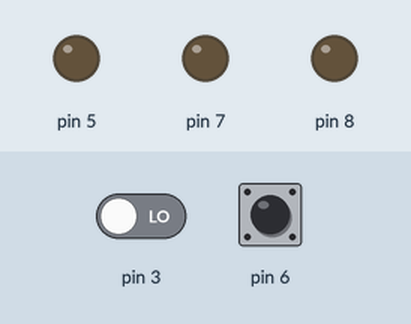
Recording of a sketch running on a simulated Arduino Uno, built with avr-gcc and run on an emulated ATmega328P. On the bench: output pins drawn as LEDs (lit = HIGH). Dashed ring = blinking. Inputs (shaded band) come from the test bench; at power-on: pin 6 LOW, pin 3 LOW. Pins used as bus, display or sensor lines are not drawn; what the sketch prints to the serial monitor is not drawn.

Above: at 8.8 s.
8.9 s: pin 6 driven HIGH
At 9.4 s:
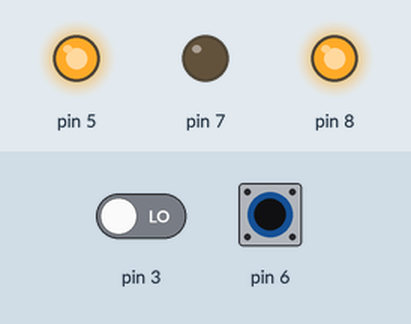
13.9 s: pin 3 driven HIGH
18.9 s: pin 6 driven LOW
At 19.8 s:
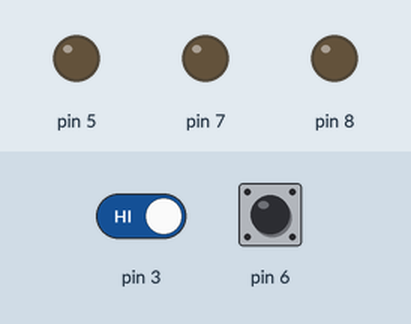
23.9 s: pin 3 driven LOW
At 25.3 s:
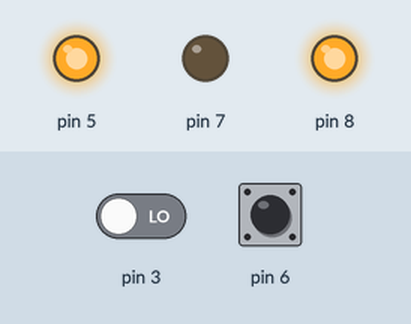
33.2 s: pin 3 driven HIGH and pin 6 driven HIGH
At 37.3 s:
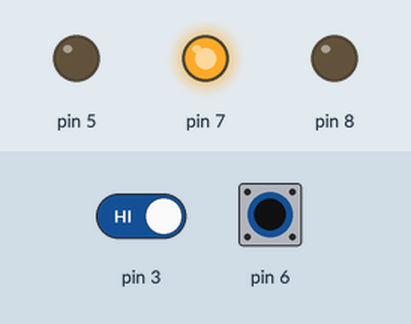
42.5 s: pin 6 pulsed LOW 2 times (0.12 s each, 0.3 s apart)
At 42.72 s:
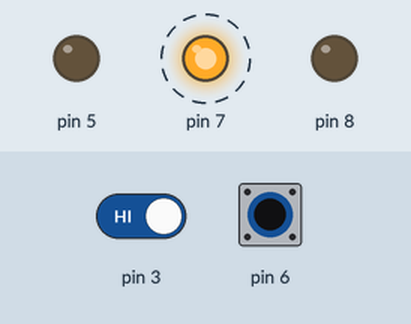
Timing chart, 0 to 45.5 s (numbered marks = the images above; inputs shaded):
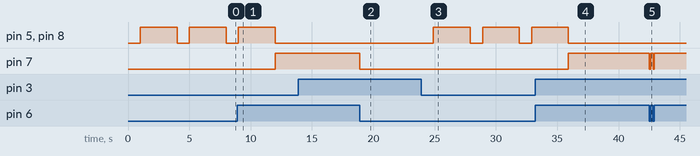

Measured:
- after the input at 8.9 s, pin 5, pin 8: goes on until 12.0 s, then stays LOW; pin 7: LOW → HIGH after 3.1 s
- after the input at 18.9 s, pin 7: HIGH → LOW at once
- after the input at 23.9 s, pin 5, pin 8: alternates HIGH for 3.0 s and LOW for 1.0 s, starting after 1.0 s
- after the input at 33.2 s, pin 5, pin 8: goes on until 35.9 s, then stays LOW; pin 7: LOW → HIGH after 2.7 s
- after the input at 42.5 s, pin 7: alternates HIGH for 0.18 s and LOW for 0.12 s, 4 changes in all, then stays HIGH, starting at once
- by itself, pin 5, pin 8: alternates HIGH for 3.0 s and LOW for 1.0 s

The sketch:

nevar_falling.ino
```cpp
void setup() {
  pinMode(3, INPUT);
  pinMode(6, INPUT);
  pinMode(4, OUTPUT);
  pinMode(5, OUTPUT);
  pinMode(7, OUTPUT);
  pinMode(8, OUTPUT);

  Serial.begin(9600);
  Serial.println("Started");
  }

void loop() {
  int p = digitalRead(3);
  int q = digitalRead(6);
if(p == 1 && q == 1)
{ Serial.println("Forward");
  digitalWrite(4, HIGH);
  digitalWrite(5, LOW);
  digitalWrite(7, HIGH);
  digitalWrite(8, LOW);
}
if(p == 1 && q == 0)
{ Serial.println("Right");
  digitalWrite(4, HIGH);
  digitalWrite(5, LOW);
  digitalWrite(7, LOW);
  digitalWrite(8, LOW);
}
if(p == 0 && q == 1)
{ Serial.println("Left");
  digitalWrite(4, LOW);
  digitalWrite(5, LOW);
  digitalWrite(7, HIGH);
  digitalWrite(8, LOW);
}
if(p == 0 && q == 0)
{ Serial.println("Stop");
  digitalWrite(4, LOW);
  digitalWrite(5, LOW);
  digitalWrite(7, LOW);
  digitalWrite(8, LOW);
  delay(1000);
  Serial.println("Backward");
  digitalWrite(4, LOW);
  digitalWrite(5, HIGH);
  digitalWrite(7, LOW);
  digitalWrite(8, HIGH);
  delay(3000);
  Serial.println("Right");
  digitalWrite(4, HIGH);
  digitalWrite(5, LOW);
  digitalWrite(7, LOW);
  digitalWrite(8, LOW);
}
}
```
